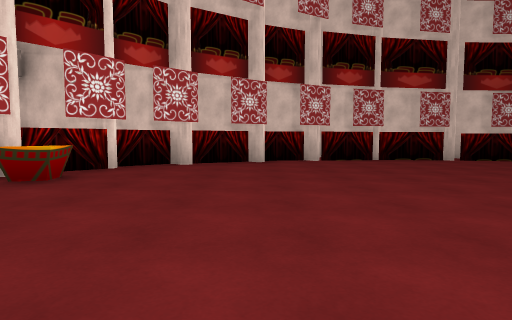
view 1 (above)

16 first-person views from a walk through a scene from a Unity 3-D project. The camera is 1.2 m above the floor, tilts 4° down and sees 75° across. The floor is counted in squares, 2 m on a side. Each view is taken from the middle of a square. On the plan, view 1 faces up. The plan holds only what a view shows up to about 10 squares ahead; the rest is blank. The place goes on beyond the plan. The player is left out. Some animated figures are not drawn.

view 2
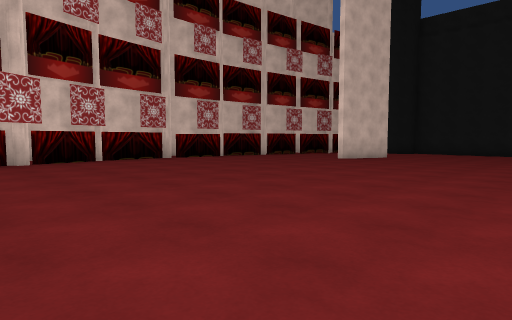

view 3
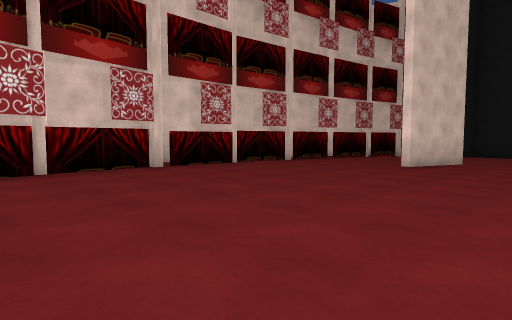

view 4
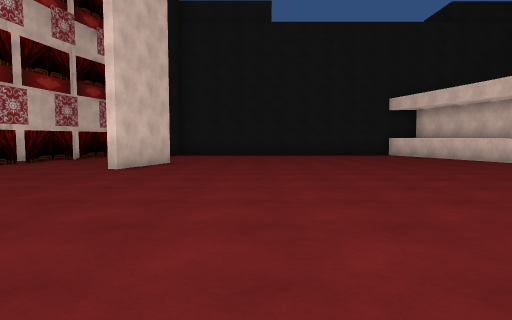

view 5
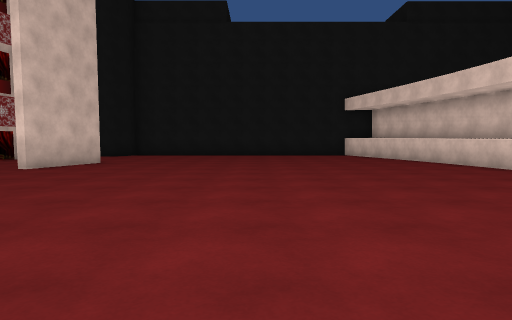

view 6
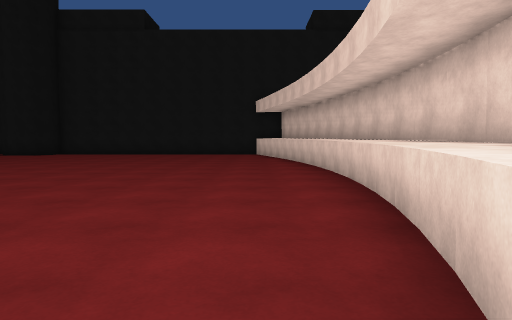

view 7
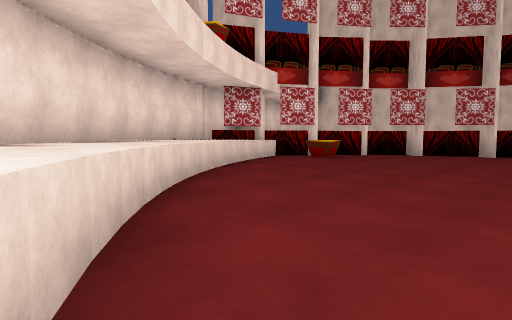

view 8
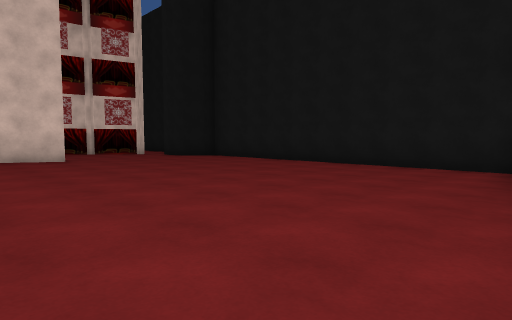

view 9
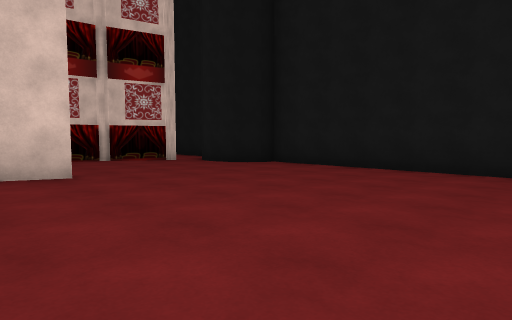

view 10
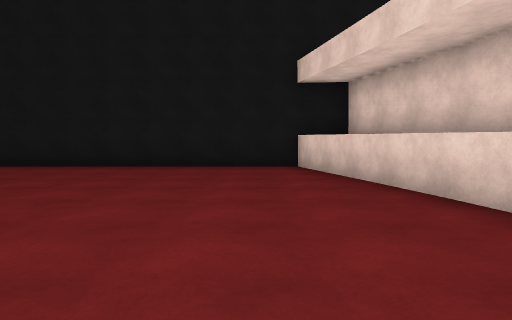

view 11
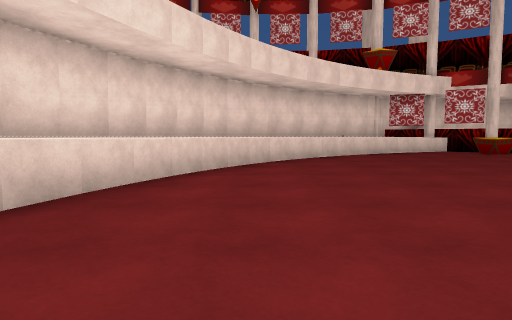

view 12
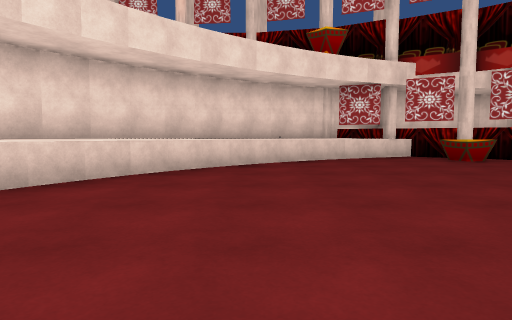

view 13
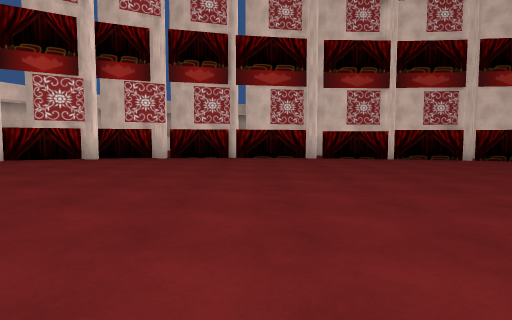

view 14
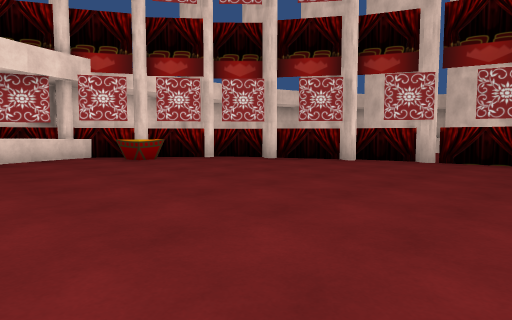

view 15
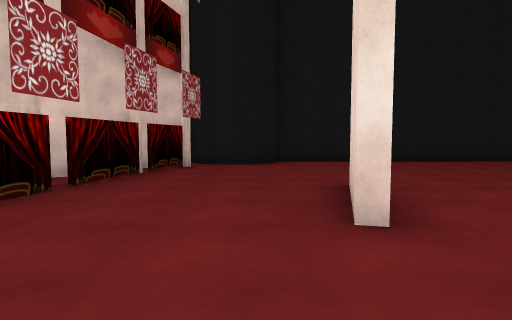

view 16
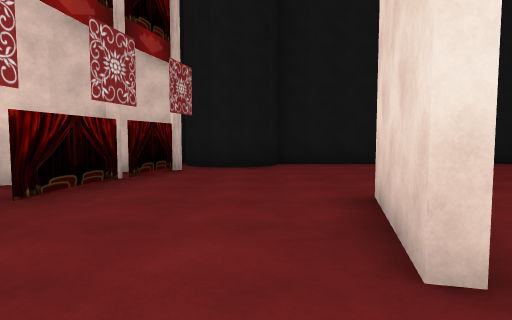

### Floor plan
Key: @ floor where view 1 was taken; # wall or solid block; . main floor; : floor 0.25 m higher than the main floor; - floor 0.25 m lower than the main floor; ^ raised ledge; O other object.
Columns run from 6 left of view 1 to 19 right of it. Each row starts with its distance up from view 1.
 11        #
 10       #############
  9     #######....... ######
  8    ####:::........-----##
  7 #^####::::........-----###
  6 # ###:::::.......##------#
  5 #^^##:::::........-------#
  4  ^^O::::::........-------#
  3  #^:::::::........-------#
  2  #^:::::::........-------#
  1   ^^::::::........-------#
  0   #^^:@:::........-------#
 -1    #^:::::........-------#
 -2    ##^::::........-------#
 -3     ##^^::........------##
 -4       #^^^^.......-^^^^^#
 -5        ###^^^^^^^^^^^###
 -6            ########

Positions as (right, up) in squares from view 1, and headings:
1: (0, 0), facing up
2: (0, 0), facing up-right
3: (2, 3), facing up-right
4: (3, 3), facing right
5: (3, 1), facing right
6: (2, -3), facing right
7: (2, -3), facing up-left
8: (10, -4), facing up-right
9: (11, 0), facing up-right
10: (10, -2), facing right
11: (6, -2), facing left
12: (4, 0), facing left
13: (4, 0), facing up
14: (4, 1), facing up-left
15: (8, 7), facing right
16: (9, 7), facing right
